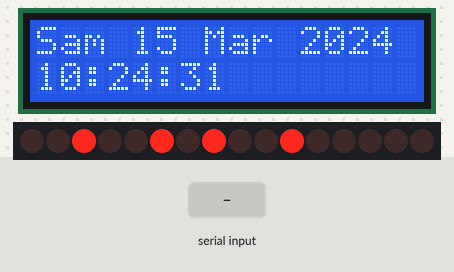
The sketch below on a simulated Arduino Uno, built with avr-gcc and run on an emulated ATmega328P. On the bench: 16×2 character LCD, 16 shift-register outputs drawn as a row of LEDs (first output left, lit = HIGH). Wiring (inferred from the names in the program): DS1307 clock at I2C address 0x68. The inputs (shaded band) are chosen by the test bench. The local clock reads 2024-03-15 10:24:30 at power-on unless the sketch sets it; what the sketch prints to the serial monitor is not drawn.

Above: at 1.2 s.
1.3 s: byte 84 (84) received over Serial
At 1.45 s:
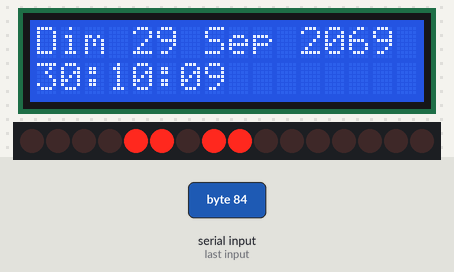
At 2.02 s:
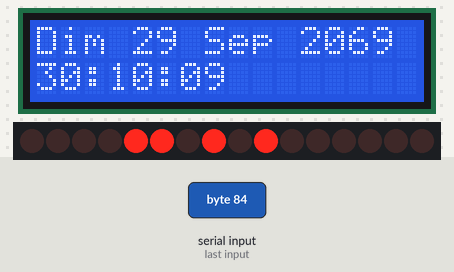
3.1 s: byte 81 (81) received over Serial
At 3.23 s:
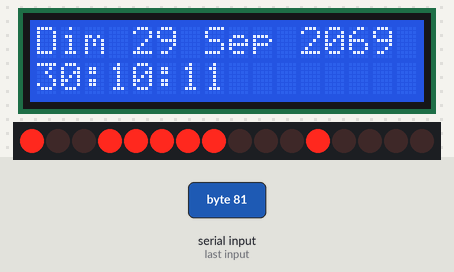
Timing chart, 0 to 12.1 s (numbered marks = the images above; inputs shaded):
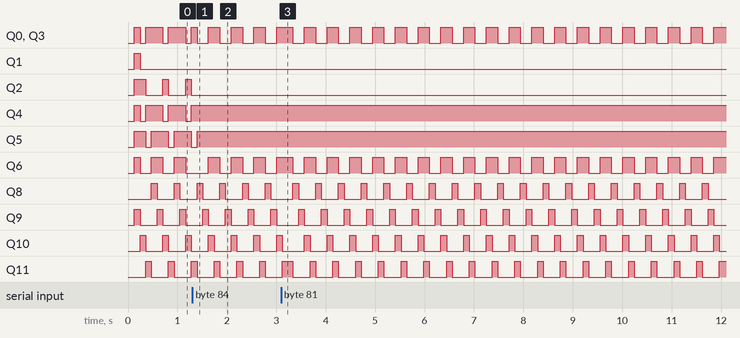

The sketch:

DS1307_Serial_LCD_7segment.ino
```cpp
#include <LiquidCrystal.h>
#include "Wire.h"
#define DS1307_I2C_ADDRESS 0x68  // This is the I2C address
// Arduino version compatibility Pre-Compiler Directives
#if defined(ARDUINO) && ARDUINO >= 100   // Arduino v1.0 and newer
#define I2C_WRITE Wire.write
#define I2C_READ Wire.read
#else                                   // Arduino Prior to v1.0
#define I2C_WRITE Wire.send
#define I2C_READ Wire.receive
#endif
// Global Variables
int command = 0;       // This is the command char, in ascii form, sent from the serial port
int i;
long previousMillis = 0;        // will store last time Temp was updated
byte second, minute, hour, dayOfWeek, dayOfMonth, month, year;
byte test;
byte zero;
char  *Day[] = {"", "Lun", "Mar", "Mer", "Jeu", "Ven", "Sam", "Dim"};
char  *Mon[] = {"", "Jan", "Fev", "Mar", "Avr", "Mai", "Jun", "Jul", "Aou", "Sep", "Oct", "Nov", "Dec"};
LiquidCrystal lcd(7, 8, 9, 10, 11, 12);

//Pin connected to ST_CP of 74HC595
int latchPin = 5;
//Pin connected to SH_CP of 74HC595
int clockPin = 4;
////Pin connected to DS of 74HC595
int dataPin = 3;

byte a = 0;
byte b = 0;
byte c = 0;
byte d = 0;
byte Col = 1;
byte t = 0;
byte cod = 0;
byte cou = 0;


// Convert normal decimal numbers to binary coded decimal
byte decToBcd(byte val)
{
  return ( (val / 10 * 16) + (val % 10) );
}

// Convert binary coded decimal to normal decimal numbers
byte bcdToDec(byte val)
{
  return ( (val / 16 * 10) + (val % 16) );
}

void setDateDs1307()
{

  second = (byte) ((Serial.read() - 48) * 10 + (Serial.read() - 48)); // Use of (byte) type casting and ascii math to achieve result.
  minute = (byte) ((Serial.read() - 48) * 10 +  (Serial.read() - 48));
  hour  = (byte) ((Serial.read() - 48) * 10 +  (Serial.read() - 48));
  dayOfWeek = (byte) (Serial.read() - 48);
  dayOfMonth = (byte) ((Serial.read() - 48) * 10 +  (Serial.read() - 48));
  month = (byte) ((Serial.read() - 48) * 10 +  (Serial.read() - 48));
  year = (byte) ((Serial.read() - 48) * 10 +  (Serial.read() - 48));
  Wire.beginTransmission(DS1307_I2C_ADDRESS);
  I2C_WRITE(zero);
  I2C_WRITE(decToBcd(second) & 0x7f);    // 0 to bit 7 starts the clock
  I2C_WRITE(decToBcd(minute));
  I2C_WRITE(decToBcd(hour));      // If you want 12 hour am/pm you need to set
  // bit 6 (also need to change readDateDs1307)
  I2C_WRITE(decToBcd(dayOfWeek));
  I2C_WRITE(decToBcd(dayOfMonth));
  I2C_WRITE(decToBcd(month));
  I2C_WRITE(decToBcd(year));
  Wire.endTransmission();
}

// Gets the date and time from the ds1307 and prints result
void getDateDs1307()
{
  // Reset the register pointer
  Wire.beginTransmission(DS1307_I2C_ADDRESS);
  I2C_WRITE(zero);
  Wire.endTransmission();

  Wire.requestFrom(DS1307_I2C_ADDRESS, 7);

  // A few of these need masks because certain bits are control bits
  second     = bcdToDec(I2C_READ() & 0x7f);
  minute     = bcdToDec(I2C_READ());
  hour       = bcdToDec(I2C_READ() & 0x3f);  // Need to change this if 12 hour am/pm
  dayOfWeek  = bcdToDec(I2C_READ());
  dayOfMonth = bcdToDec(I2C_READ());
  month      = bcdToDec(I2C_READ());
  year       = bcdToDec(I2C_READ());

  if (hour < 10)
    Serial.print("0");
  Serial.print(hour, DEC);
  Serial.print(":");
  if (minute < 10)
    Serial.print("0");
  Serial.print(minute, DEC);
  Serial.print(":");
  if (second < 10)
    Serial.print("0");
  Serial.print(second, DEC);
  Serial.print("  ");
  Serial.print(Day[dayOfWeek]);
  Serial.print(", ");
  Serial.print(dayOfMonth, DEC);
  Serial.print(" ");
  Serial.print(Mon[month]);
  Serial.print(" 20");
  if (year < 10)
    Serial.print("0");
  Serial.println(year, DEC);

}


void setup() {
  Wire.begin();
  lcd.begin(16, 2);
  Serial.begin(57600);
  zero = 0x00;
}

void loop() {
  if (Serial.available()) {      // Look for char in serial que and process if found
    command = Serial.read();
    if (command == 84 || command == 116) {      //If command = "Tt" Set Date
      setDateDs1307();
      getDateDs1307();
      Serial.println(" ");
    }
    else if (command == 82 || command == 114) {      //If command = "Rr" Read Date ... BBR
      getDateDs1307();
      Serial.println(" ");
    }
    else if (command == 81 || command == 113) {      //If command = "Qq" RTC1307 Memory Functions
      delay(100);
      if (Serial.available()) {
        command = Serial.read();
        if (command == 49) {        //If command = "1" RTC1307 Initialize Memory - All Data will be set to
          // 255 (0xff).  Therefore 255 or 0 will be an invalid value.
          Wire.beginTransmission(DS1307_I2C_ADDRESS);   // 255 will be the init value and 0 will be considered
          // an error that occurs when the RTC is in Battery mode.
          I2C_WRITE(0x08); // Set the register pointer to be just past the date/time registers.
          for (i = 1; i <= 24; i++) {
            I2C_WRITE(0Xff);
            delay(10);
          }
          Wire.endTransmission();
          Wire.beginTransmission(DS1307_I2C_ADDRESS);
          I2C_WRITE(0x21); // Set the register pointer to 33 for second half of registers. Only 32 writes per connection allowed.
          for (i = 1; i <= 33; i++) {
            I2C_WRITE(0Xff);
            delay(10);
          }
          Wire.endTransmission();
          getDateDs1307();
          Serial.println(": RTC1307 Initialized Memory");
        }
        else if (command == 50) {      //If command = "2" RTC1307 Memory Dump
          getDateDs1307();
          Serial.println(": RTC 1307 Dump Begin");
          Wire.beginTransmission(DS1307_I2C_ADDRESS);
          I2C_WRITE(zero);
          Wire.endTransmission();
          Wire.requestFrom(DS1307_I2C_ADDRESS, 32);
          for (i = 0; i <= 31; i++) {  //Register 0-31 - only 32 registers allowed per I2C connection
            test = I2C_READ();
            Serial.print(i);
            Serial.print(": ");
            Serial.print(test, DEC);
            Serial.print(" : ");
            Serial.println(test, HEX);
          }
          Wire.beginTransmission(DS1307_I2C_ADDRESS);
          I2C_WRITE(0x20);
          Wire.endTransmission();
          Wire.requestFrom(DS1307_I2C_ADDRESS, 32);
          for (i = 32; i <= 63; i++) {         //Register 32-63 - only 32 registers allowed per I2C connection
            test = I2C_READ();
            Serial.print(i);
            Serial.print(": ");
            Serial.print(test, DEC);
            Serial.print(" : ");
            Serial.println(test, HEX);
          }
          Serial.println(" RTC1307 Dump end");
        }
      }
    }
    Serial.print("Command: ");
    Serial.println(command);     // Echo command CHAR in ascii that was sent
  }
  command = 0;                 // reset command

  delay(50);

  Wire.beginTransmission(DS1307_I2C_ADDRESS);
  I2C_WRITE(zero);
  Wire.endTransmission();

  Wire.requestFrom(DS1307_I2C_ADDRESS, 7);

  second     = bcdToDec(I2C_READ() & 0x7f);
  minute     = bcdToDec(I2C_READ());
  hour       = bcdToDec(I2C_READ() & 0x3f);  // Need to change this if 12 hour am/pm
  dayOfWeek  = bcdToDec(I2C_READ());
  dayOfMonth = bcdToDec(I2C_READ());
  month      = bcdToDec(I2C_READ());
  year       = bcdToDec(I2C_READ());

  lcd.setCursor(0, 1);

  if (hour < 10)
    lcd.print("0");
  lcd.print(hour, DEC);
  lcd.print(":");
  if (minute < 10)
    lcd.print("0");
  lcd.print(minute, DEC);
  lcd.print(":");
  if (second < 10)
    lcd.print("0");
  lcd.print(second, DEC);
  lcd.setCursor(0, 0);
  lcd.print(Day[dayOfWeek]);
  lcd.print(" ");
  lcd.print(dayOfMonth, DEC);
  lcd.print(" ");
  lcd.print(Mon[month]);
  lcd.print(" 20");
  if (year < 10)
    lcd.print("0");
  lcd.print(year, DEC);

a = hour / 10;
b = hour % 10;
c = minute / 10;
d = minute % 10;

Col = Col * 2;
if (Col > 8) {
  Col = 1;
} else {
}

if (Col == 1) {
t = a;
}

if (Col == 2) {
t = b;
}

if (Col == 4) {
t = c;
}

if (Col == 8) {
t = d;
}

if (t == 0) {
cod = 63;
}

if (t == 1) {
cou = 6;
}

if (t == 2) {
cou = 91;
}

if (t == 3) {
cou = 79;
}

if (t == 4) {
cou = 102;
}

if (t == 5) {
cou = 109;
}

if (t == 6) {
cou = 125;
}

if (t == 7) {
cou = 7;
}

if (t == 8) {
cou = 127;
}

if (t == 9) {
cou = 111;
}

delay (10);

digitalWrite(latchPin, LOW);
shiftOut(dataPin, clockPin, MSBFIRST, Col);
shiftOut(dataPin, clockPin, MSBFIRST, ~cou);
digitalWrite(latchPin, HIGH);

  delay(50);

}
//*****************************************************The End***********************
```

Measured:
- after the input at 1.3 s, the display: changes after 0.10 s (image 1)
